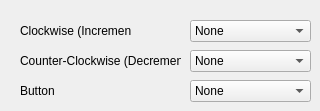
         <widget class="QWidget" name="tab_8">
          <attribute name="title">
           <string>Rotary Encoder</string>
          </attribute>
          <widget class="QLabel" name="label_40">
           <property name="geometry">
            <rect>
             <x>20</x>
             <y>20</y>
             <width>111</width>
             <height>21</height>
            </rect>
           </property>
           <property name="text">
            <string>Clockwise (Increment)</string>
           </property>
          </widget>
          <widget class="QLabel" name="label_41">
           <property name="geometry">
            <rect>
             <x>20</x>
             <y>50</y>
             <width>161</width>
             <height>21</height>
            </rect>
           </property>
           <property name="text">
            <string>Counter-Clockwise (Decrement)</string>
           </property>
          </widget>
          <widget class="QComboBox" name="comboBox_32">
           <property name="geometry">
            <rect>
             <x>190</x>
             <y>20</y>
             <width>121</width>
             <height>22</height>
            </rect>
           </property>
           <item>
            <property name="text">
             <string>None</string>
            </property>
           </item>
           <item>
            <property name="text">
             <string>Hotkey</string>
            </property>
           </item>
           <item>
            <property name="text">
             <string>String</string>
            </property>
           </item>
           <item>
            <property name="text">
             <string>Media Control</string>
            </property>
           </item>
           <item>
            <property name="text">
             <string>Window Sizing</string>
            </property>
           </item>
           <item>
            <property name="text">
             <string>Mouse</string>
            </property>
           </item>
          </widget>
          <widget class="QComboBox" name="comboBox_33">
           <property name="geometry">
            <rect>
             <x>190</x>
             <y>50</y>
             <width>121</width>
             <height>22</height>
            </rect>
           </property>
           <item>
            <property name="text">
             <string>None</string>
            </property>
           </item>
           <item>
            <property name="text">
             <string>Hotkey</string>
            </property>
           </item>
           <item>
            <property name="text">
             <string>String</string>
            </property>
           </item>
           <item>
            <property name="text">
             <string>Media Control</string>
            </property>
           </item>
           <item>
            <property name="text">
             <string>Window Sizing</string>
            </property>
           </item>
           <item>
            <property name="text">
             <string>Mouse</string>
            </property>
           </item>
          </widget>
          <widget class="QLabel" name="label_42">
           <property name="geometry">
            <rect>
             <x>20</x>
             <y>80</y>
             <width>41</width>
             <height>21</height>
            </rect>
           </property>
           <property name="text">
            <string>Button</string>
           </property>
          </widget>
          <widget class="QComboBox" name="comboBox_34">
           <property name="geometry">
            <rect>
             <x>190</x>
             <y>80</y>
             <width>121</width>
             <height>22</height>
            </rect>
           </property>
           <item>
            <property name="text">
             <string>None</string>
            </property>
           </item>
           <item>
            <property name="text">
             <string>Hotkey</string>
            </property>
           </item>
           <item>
            <property name="text">
             <string>String</string>
            </property>
           </item>
           <item>
            <property name="text">
             <string>Media Control</string>
            </property>
           </item>
           <item>
            <property name="text">
             <string>Window Sizing</string>
            </property>
           </item>
           <item>
            <property name="text">
             <string>Mouse</string>
            </property>
           </item>
          </widget>
         </widget>
